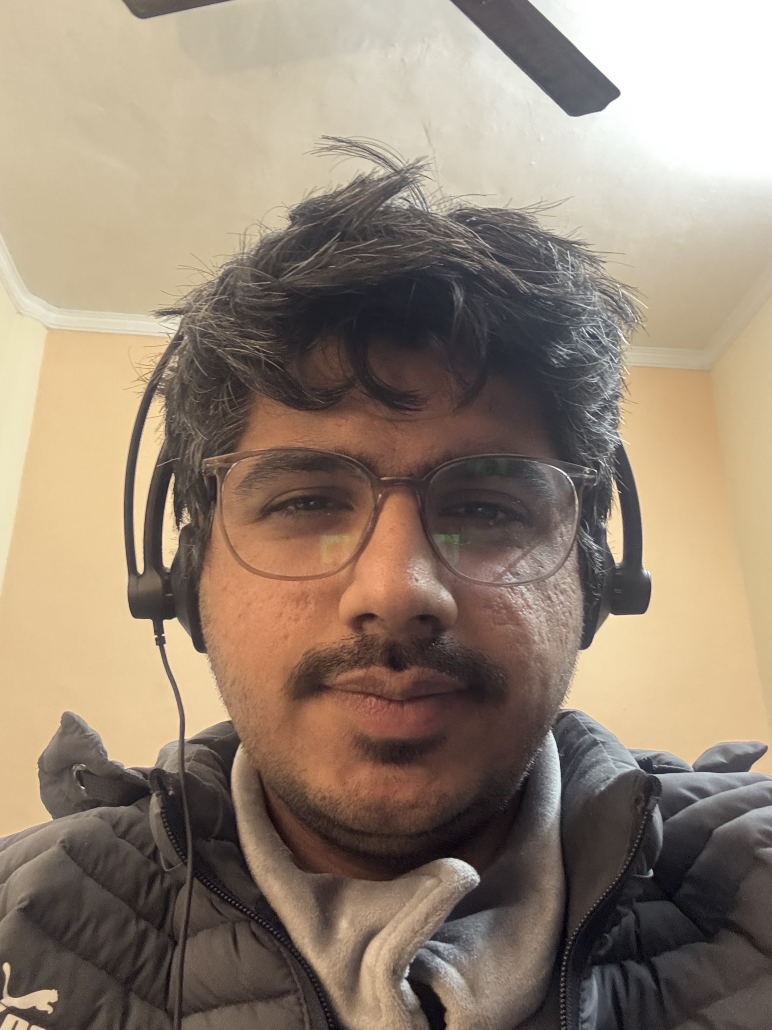
#> input picture known_face.jpeg, 2316 x 3088 px, given in place of the camera (shown at 1/3 size)
$ python add_person.py known_face.jpeg
#> lines starting #> are read from the running program, lines starting #| are printed output that depends on the picture
### config.py
import os
import logging
from pathlib import Path

# Setup logging
logging.basicConfig(level=logging.INFO, format='%(asctime)s - %(levelname)s - %(message)s')
logger = logging.getLogger("FaceRecognitionResearch")

# Project Directories
BASE_DIR = Path(__file__).parent
FACE_DATA_DIR = BASE_DIR / "face_data"
TRAINED_DATA_DIR = BASE_DIR / "trained_data"
HAARCASCADE_DIR = BASE_DIR / "haarcascades"

# Files
CASCADE_PATH = HAARCASCADE_DIR / "haarcascade_frontalface_default.xml"

# Parameters
RESIZE_FACTOR = 4
FACE_WIDTH, FACE_HEIGHT = 112, 92
NUM_TRAINING_IMAGES = 100
CAPTURE_FREQ_DIV = 5

# Research Metrics
BENCHMARK_WINDOW = 30  # Number of frames to average for performance metrics
THRESHOLD_LBPH = 80
THRESHOLD_EIGEN = 4500
THRESHOLD_FISHER = 500

# Ensure directories exist
for directory in [FACE_DATA_DIR, TRAINED_DATA_DIR]:
    directory.mkdir(parents=True, exist_ok=True)

### base_engine.py
import cv2
from config import CASCADE_PATH, logger

class FaceEngine:
    def __init__(self):
        if not CASCADE_PATH.exists():
            logger.error(f"Cascade file not found at {CASCADE_PATH}")
            self.face_cascade = None
        else:
            self.face_cascade = cv2.CascadeClassifier(str(CASCADE_PATH))
            if self.face_cascade.empty():
                logger.error("Failed to load cascade classifier.")

    def detect_faces(self, gray_img, scaleFactor=1.1, minNeighbors=5):
        if self.face_cascade is None:
            return []
        return self.face_cascade.detectMultiScale(
            gray_img,
            scaleFactor=scaleFactor,
            minNeighbors=minNeighbors,
            minSize=(30, 30),
            flags=cv2.CASCADE_SCALE_IMAGE
        )

    def get_largest_face(self, faces):
        if len(faces) == 0:
            return None
        areas = [w * h for (x, y, w, h) in faces]
        return faces[areas.index(max(areas))]

### add_person.py
import cv2
import numpy as np
import sys
import os
from pathlib import Path
from config import *
from base_engine import FaceEngine, logger

class PersonCollector(FaceEngine):
    def __init__(self, person_name):
        super().__init__()
        if not person_name:
            raise ValueError("Person name cannot be empty")

        self.person_name = person_name
        self.person_dir = FACE_DATA_DIR / person_name
        self.person_dir.mkdir(parents=True, exist_ok=True)

        self.count_captures = 0
        self.count_timer = 0

    def collect(self):
        video_capture = cv2.VideoCapture(0)
        if not video_capture.isOpened():
            logger.error("Could not open video device")
            return

        logger.info(f"Starting capture for {self.person_name}. Need {NUM_TRAINING_IMAGES} images.")

        while self.count_captures < NUM_TRAINING_IMAGES:
            ret, frame = video_capture.read()
#> frame is the input picture: shape (3088, 2316, 3); mean B, G, R 116, 132.4, 148.5
            if not ret or frame is None:
                logger.warning("Failed to grab frame")
                continue

            self.count_timer += 1
            processed_frame = self.process_frame(frame)

            cv2.imshow('Face Collection - Press Q to Cancel', processed_frame)

            if cv2.waitKey(1) & 0xFF == ord('q'):
                logger.info("Collection cancelled by user.")
                break

        video_capture.release()
        cv2.destroyAllWindows()
        logger.info(f"Finished collection. Captured {self.count_captures} images.")

    def process_frame(self, frame):
        # Mirror the frame for easier positioning
        display_frame = cv2.flip(frame, 1)
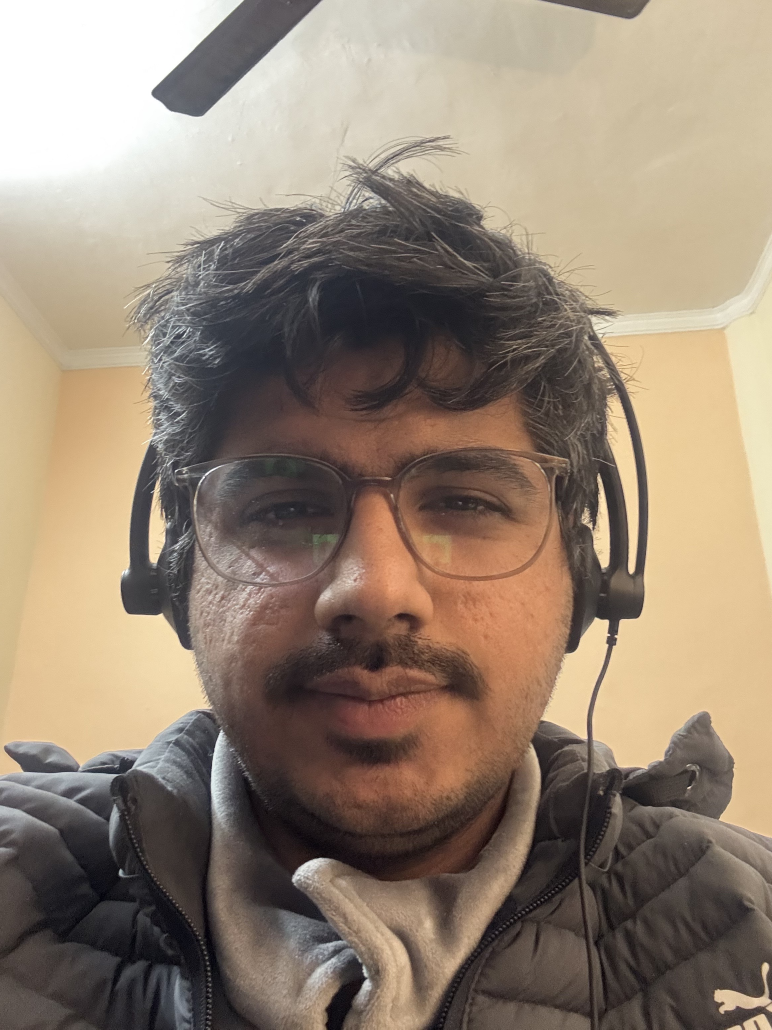
#> display_frame: shape (3088, 2316, 3) (shown at 1/3 size); mean B, G, R 116, 132.4, 148.5
        gray = cv2.cvtColor(display_frame, cv2.COLOR_BGR2GRAY)
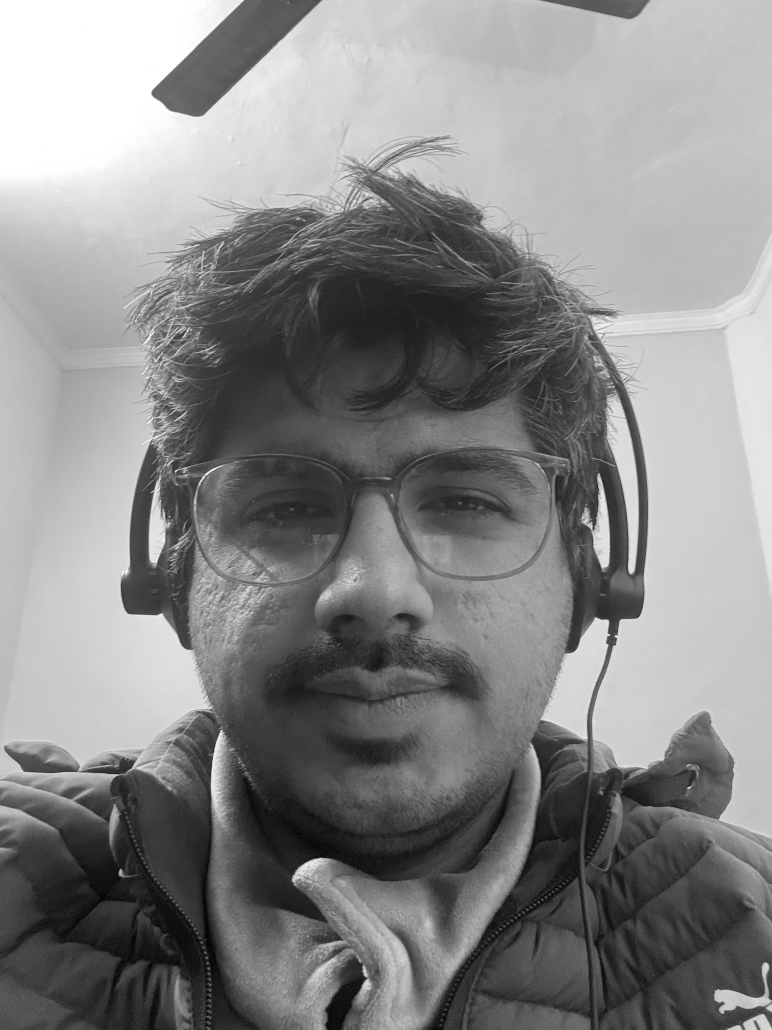
#> gray: shape (3088, 2316) (shown at 1/3 size); min 0, max 255, mean 135.3

        # Detect faces on a smaller image for speed
        small_gray = cv2.resize(gray, (gray.shape[1] // RESIZE_FACTOR, gray.shape[0] // RESIZE_FACTOR))
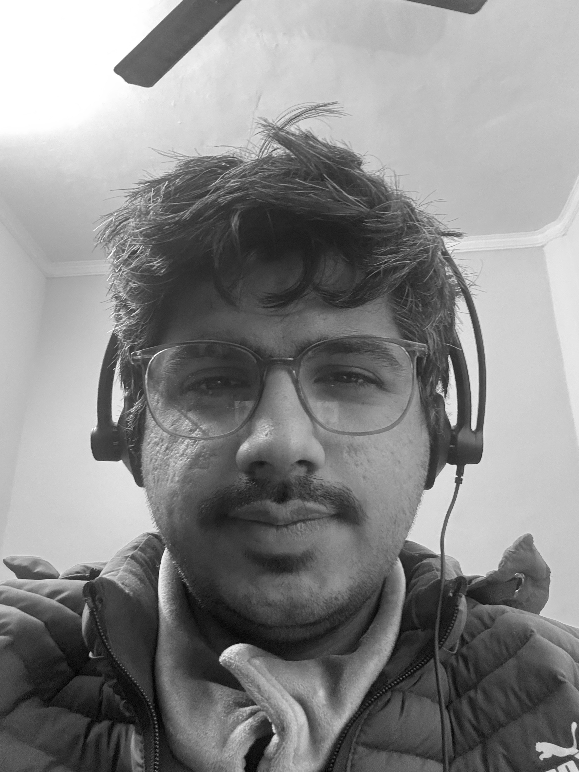
#> small_gray: shape (772, 579); min 1, max 255, mean 135.5
        faces = self.detect_faces(small_gray)
#> faces = [[102, 252, 348, 348]]

        if len(faces) > 0:
            face_sel = self.get_largest_face(faces)
#> in get_largest_face, `areas = [w * h for (x, y, w, h) in faces]`: areas = [121104]
#> face_sel = [102, 252, 348, 348]

            # Scale back to original size
            x, y, w, h = [v * RESIZE_FACTOR for v in face_sel]
#> x = 408; y = 1008; w = 1392; h = 1392

            # Extract face ROI
            face_roi = gray[y:y+h, x:x+w]
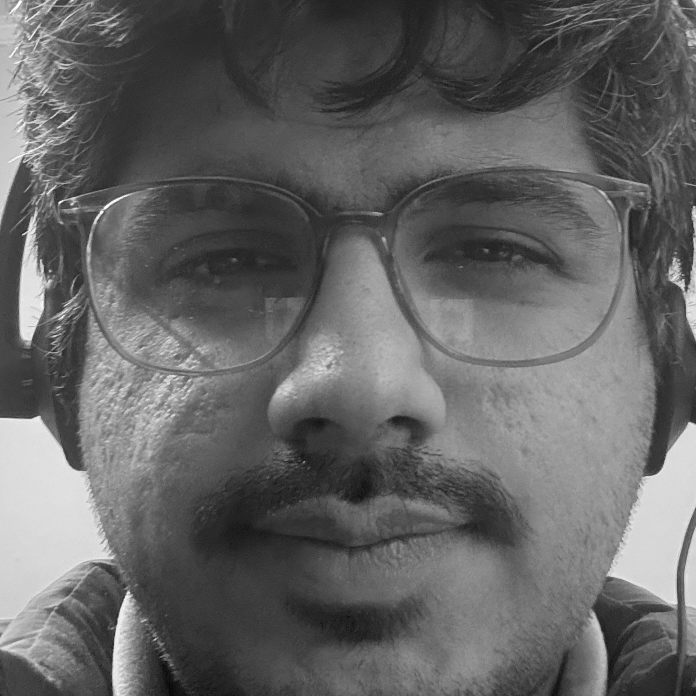
#> face_roi: shape (1392, 1392) (shown at 1/2 size); min 1, max 255, mean 99.8

            if face_roi.size > 0:
                face_resized = cv2.resize(face_roi, (FACE_WIDTH, FACE_HEIGHT))
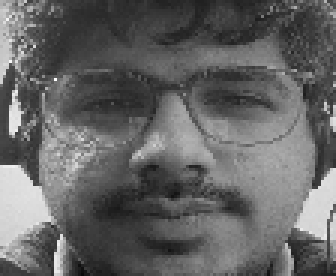
#> face_resized: shape (92, 112) (shown 3 times larger); min 9, max 253, mean 99.7

                if self.count_timer % CAPTURE_FREQ_DIV == 0:
                    self.count_captures += 1
                    img_path = self.person_dir / f"{self.count_captures}.png"
                    cv2.imwrite(str(img_path), face_resized)
                    logger.info(f"Captured {self.count_captures}/{NUM_TRAINING_IMAGES}")

                # Draw feedback
                cv2.rectangle(display_frame, (x, y), (x + w, y + h), (0, 255, 0), 2)
                progress = int((self.count_captures / NUM_TRAINING_IMAGES) * 100)
                cv2.putText(display_frame, f"{self.person_name}: {progress}%", (x, y - 10),
                            cv2.FONT_HERSHEY_SIMPLEX, 0.6, (0, 255, 0), 2)

        return display_frame

if __name__ == '__main__':
    name = sys.argv[1] if len(sys.argv) > 1 else "Unknown"
    collector = PersonCollector(name)
    collector.collect()
#> (key q is pressed here)
